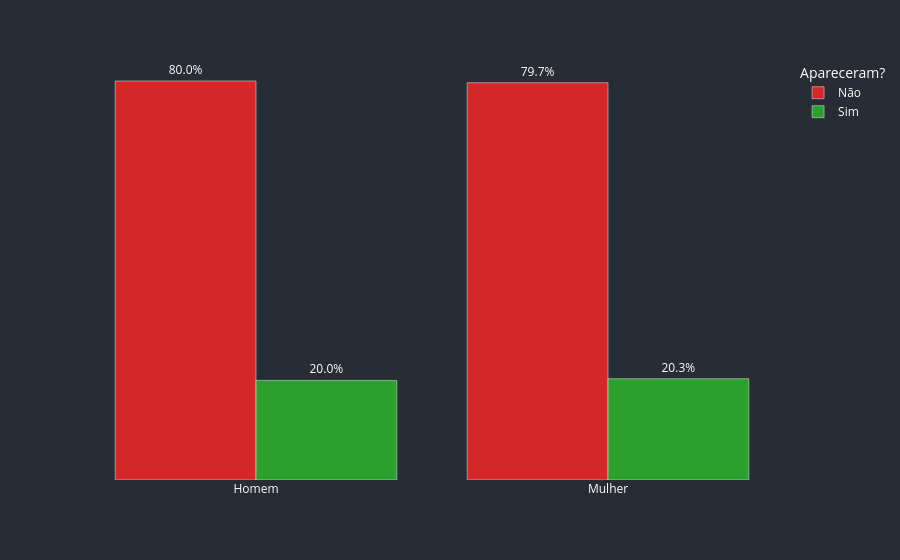

The cell this chart's notebook holds for it:
### Markdown cell above
##### Gênero influência?

### Code cell
genero = pd.crosstab(df["Gender"], df["No-show"], normalize="index") * 100

graf2 = px.bar(genero, 
               barmode='group',
               labels={"Gender": "Gênero", "No-show": "Apareceram?"},
               color_discrete_map={"Sim":'#2ca02c',"Não": '#d62728'})

graf2.update_traces(texttemplate='%{y:,.1f}%', textposition='outside')

graf2.update_layout(
    paper_bgcolor="#282C34", 
    plot_bgcolor="#282C34", 
    font_color="white",
    yaxis=dict(title="", showticklabels=False, showgrid=False, visible=False),
    xaxis=dict(title="")
    )

graf2.show()

### Figure 1 — Plotly figure (JSON) as saved in the notebook; plotly's stock layout.template omitted (floating-point values rounded to 4 significant figures)
{"data": [{"alignmentgroup": "True", "hovertemplate": "Apareceram?=Não<br>Gênero=%{x}<br>value=%{y}<extra></extra>", "legendgroup": "Não", "marker": {"color": "#d62728", "pattern": {"shape": ""}}, "name": "Não", "offsetgroup": "Não", "orientation": "v", "showlegend": true, "textposition": "outside", "texttemplate": "%{y:,.1f}%", "type": "bar", "x": ["Homem", "Mulher"], "xaxis": "x", "y": [80.03, 79.69], "yaxis": "y"}, {"alignmentgroup": "True", "hovertemplate": "Apareceram?=Sim<br>Gênero=%{x}<br>value=%{y}<extra></extra>", "legendgroup": "Sim", "marker": {"color": "#2ca02c", "pattern": {"shape": ""}}, "name": "Sim", "offsetgroup": "Sim", "orientation": "v", "showlegend": true, "textposition": "outside", "texttemplate": "%{y:,.1f}%", "type": "bar", "x": ["Homem", "Mulher"], "xaxis": "x", "y": [19.97, 20.31], "yaxis": "y"}], "layout": {"barmode": "group", "font": {"color": "white"}, "legend": {"title": {"text": "Apareceram?"}, "tracegroupgap": 0}, "margin": {"t": 60}, "paper_bgcolor": "#282C34", "plot_bgcolor": "#282C34", "xaxis": {"anchor": "y", "domain": [0, 1], "title": {"text": ""}}, "yaxis": {"anchor": "x", "domain": [0, 1], "showgrid": false, "showticklabels": false, "title": {"text": ""}, "visible": false}}}
